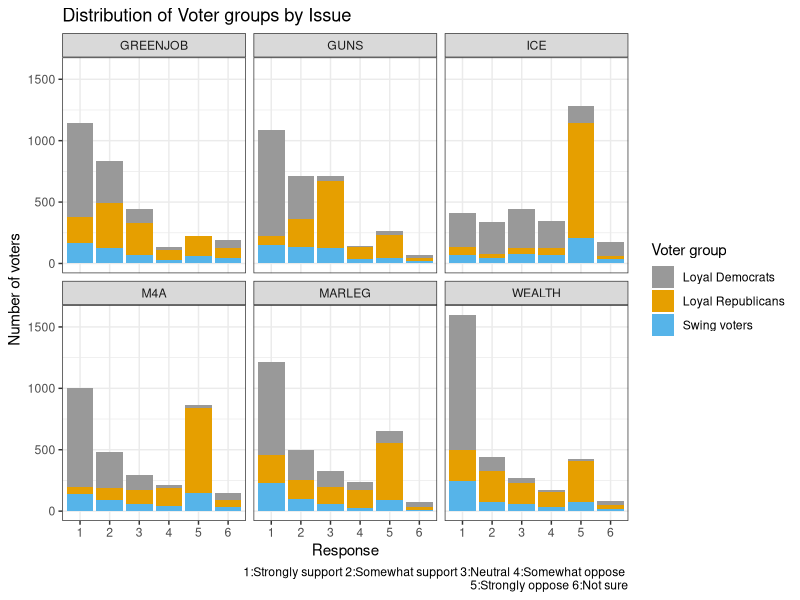
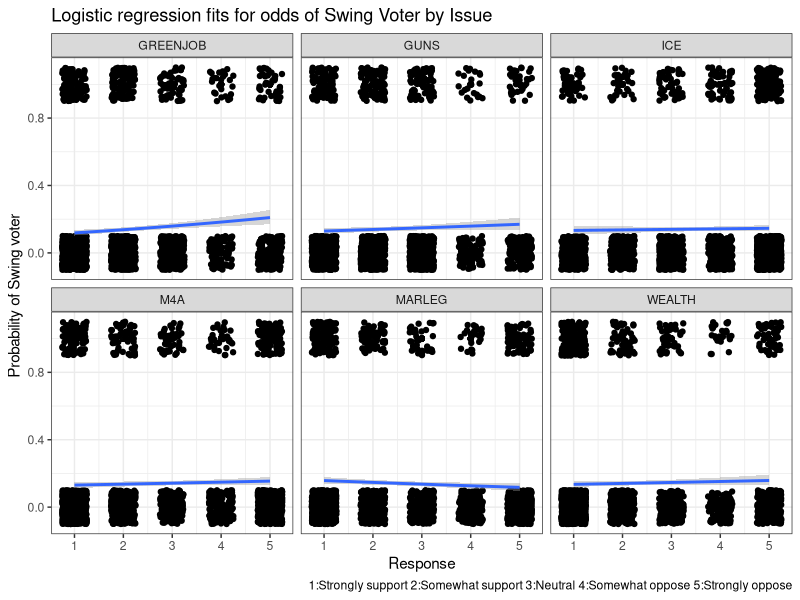
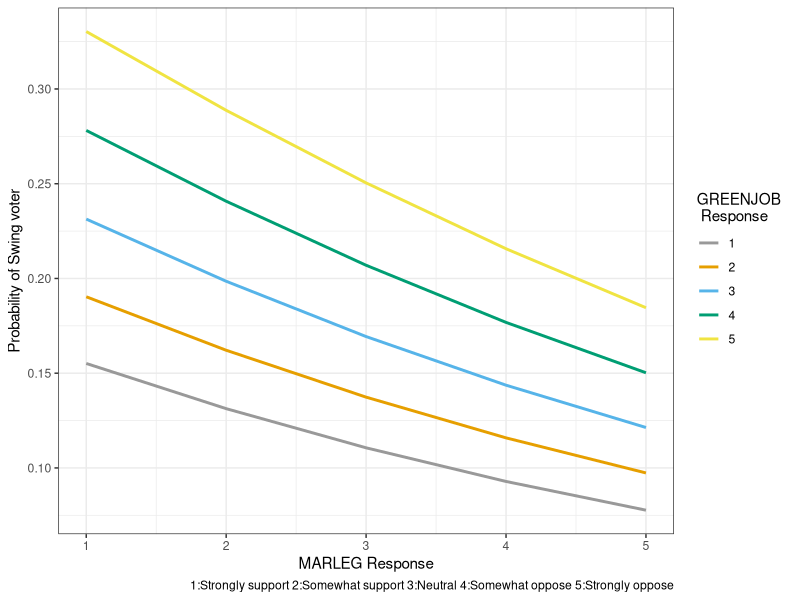
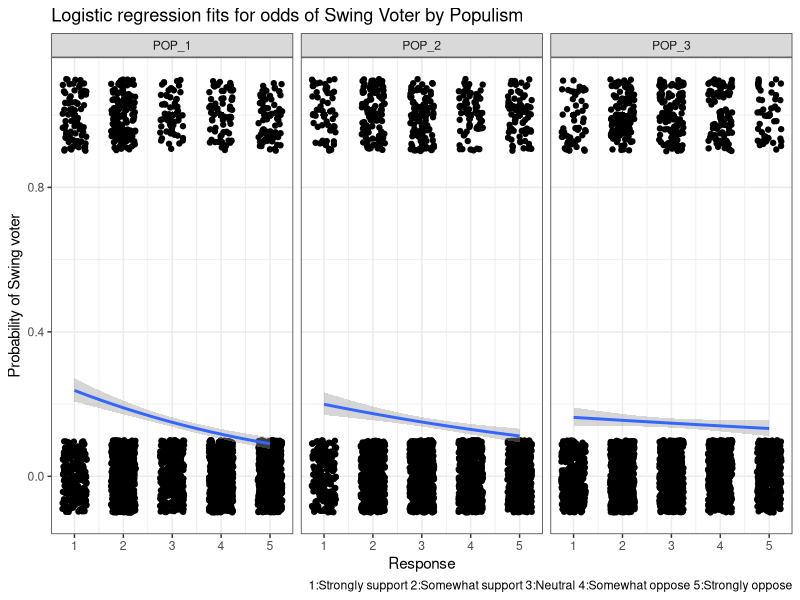
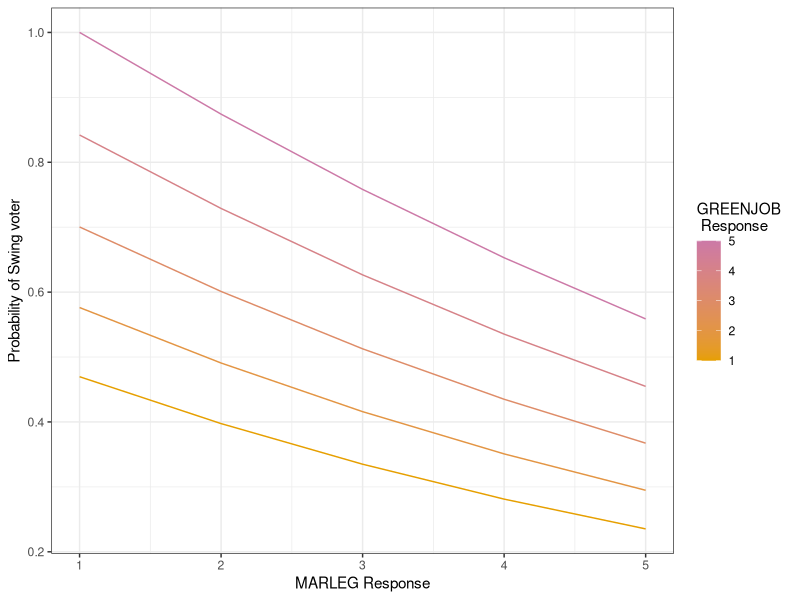
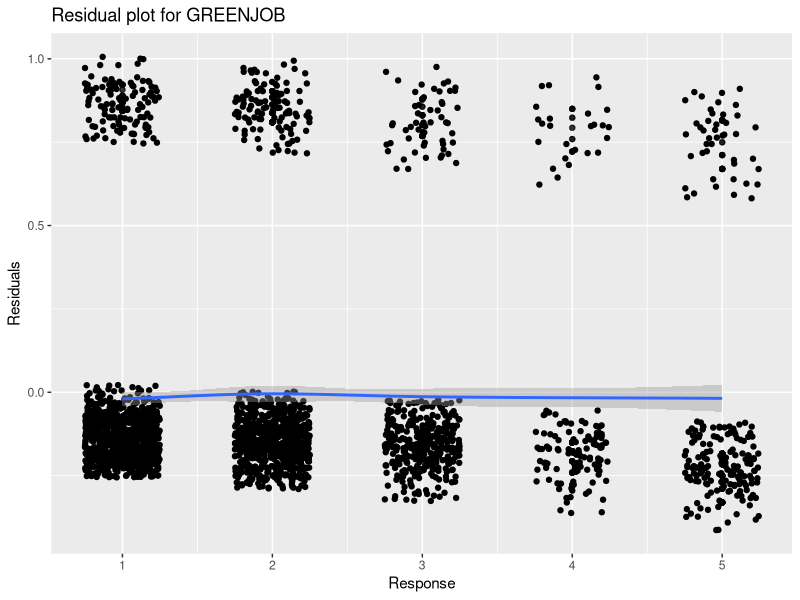
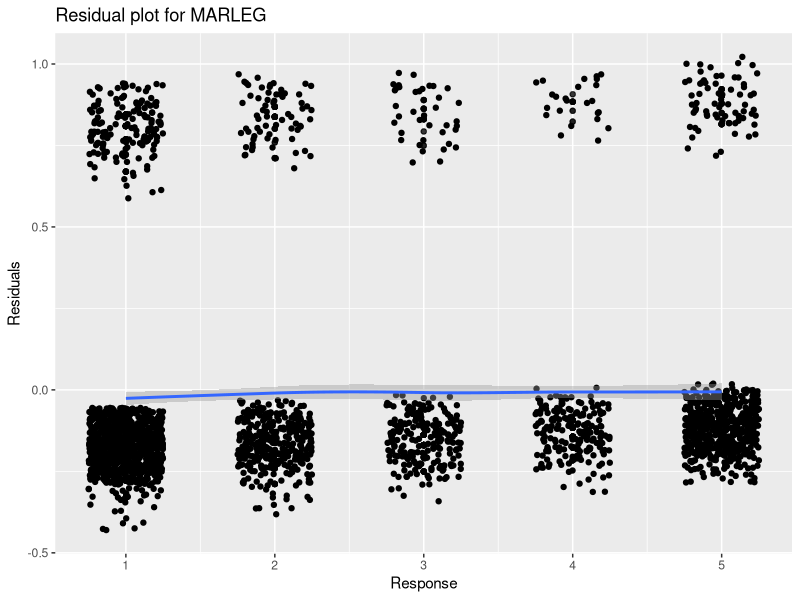

Recreate these plots in R, in order.
## ---- chunk 1
knitr::opts_chunk$set(echo = FALSE, tidy = TRUE, warning = FALSE, message = FALSE)
## ---- chunk 2
library(tidyverse)
library(broom)
library(arm)
cb_palette = c("#999999", "#E69F00", "#56B4E9", "#009E73", "#F0E442", "#0072B2", "#D55E00", "#CC79A7")
## ---- chunk 3
WTHH_full = read_csv("DFP_WTHH_release.csv")
WTHH = WTHH_full[c("presvote16post", "house3", "weight_DFP", "M4A", "GREENJOB", "WEALTH", "MARLEG", "ICE", "GUNS", "POP_1", "POP_2", "POP_3")]
## ---- chunk 4
WTHH$grp <- ifelse(WTHH$presvote16post==1 & WTHH$house3==1, "Loyal Democrats", ifelse(WTHH$presvote16post==2 & WTHH$house3==2, "Loyal Republicans", ifelse(!(WTHH$presvote16post %in% c(7,NA)), "Swing voters", NA)))
WTHH$swing_bhv <- ifelse(WTHH$grp=="Swing voters", ifelse(WTHH$house3==1, "Switch to D", ifelse(WTHH$house3==2, "Switch to R", "Others")), NA)

# cols <- c("presvote16post", "house3", "M4A", "GREENJOB", "WEALTH", "MARLEG", "ICE", "GUNS", "POP_1", "POP_2", "POP_3", "grp", "swing_bhv")
# WTHH[cols] <- lapply(WTHH[cols], factor)
## ---- chunk 5
WTHH.long = gather(WTHH, key="issue", value="response",
                   c("M4A", "GREENJOB", "WEALTH", "MARLEG", "ICE", "GUNS"))
cols <- c("issue", "response")
WTHH.long[cols] <- lapply(WTHH.long[cols], factor)
WTHH.long <- WTHH.long[c("issue", "response", "grp", "weight_DFP")]
WTHH.long <- WTHH.long[!is.na(WTHH.long$response) & !is.na(WTHH.long$grp),]
## ---- chunk 6
ggplot(WTHH.long, aes(x=response)) + stat_count(aes(fill=grp, weight=weight_DFP)) +
  facet_wrap(~issue) + scale_fill_manual(values=cb_palette) +
  labs(fill="Voter group", caption="1:Strongly support 2:Somewhat support 3:Neutral 4:Somewhat oppose \n5:Strongly oppose 6:Not sure") +
  ggtitle("Distribution of Voter groups by Issue") +
  xlab("Response") + ylab("Number of voters") +
  theme_bw()
## ---- chunk 7
WTHH$swing_voter = ifelse(WTHH$grp=="Swing voters", 1, ifelse(is.na(WTHH$grp), NA, 0))
WTHH.issue = WTHH[c("GREENJOB", "GUNS", "ICE", "M4A", "MARLEG", "WEALTH", "weight_DFP", "swing_voter")]
## ---- chunk 8
WTHH.issue <- WTHH.issue[rowSums(WTHH.issue[,c(1,2,3,4,5,6)] == 6) == 0,]
WTHH.issue <- WTHH.issue[complete.cases(WTHH.issue),]
## ---- chunk 9
WTHH.issue.long = gather(WTHH.issue, key="issue", value="response",
                   c("M4A", "GREENJOB", "WEALTH", "MARLEG", "ICE", "GUNS"))
ggplot(WTHH.issue.long, aes(x=response, y=swing_voter)) + geom_point(alpha=0.4) +
  geom_jitter(height=0.1, width=0.25) +
  geom_smooth(method = "glm", method.args = list(family = "binomial")) +
  facet_wrap(~issue) +
  labs(caption="1:Strongly support 2:Somewhat support 3:Neutral 4:Somewhat oppose 5:Strongly oppose") +
  ggtitle("Logistic regression fits for odds of Swing Voter by Issue") +
  xlab("Response") + ylab("Probability of Swing voter") +
  theme_bw()
## ---- chunk 10
WTHH.issue.logit1 <- glm(swing_voter ~ GREENJOB + GUNS + ICE + M4A + MARLEG + WEALTH, weights=weight_DFP, family="quasibinomial", data=WTHH.issue)
display(WTHH.issue.logit1)
## ---- chunk 11
WTHH.issue.logit <- glm(swing_voter ~ GREENJOB + MARLEG, weights=weight_DFP, family="quasibinomial", data=WTHH.issue)
display(WTHH.issue.logit)
## ---- chunk 12
issue.predict.grid = expand.grid(MARLEG = seq(1, 5, 1), GREENJOB = seq(1, 5, 1))
issue.pred = predict(WTHH.issue.logit, type = "response", newdata = issue.predict.grid)
issue.pred.df = data.frame(issue.predict.grid, swing.prob = as.vector(issue.pred))
ggplot(issue.pred.df, aes(x = MARLEG, y = swing.prob, group = factor(GREENJOB), color = factor(GREENJOB))) +
  geom_line(size=1) + xlab("MARLEG Response") + ylab("Probability of Swing voter") +
  labs(color = "GREENJOB \n Response", caption="1:Strongly support 2:Somewhat support 3:Neutral 4:Somewhat oppose 5:Strongly oppose") +
  theme_bw() + scale_color_manual(values = cb_palette)
## ---- chunk 13
WTHH.pop = WTHH[c("POP_1", "POP_2", "POP_3", "weight_DFP", "swing_voter")]
## ---- chunk 14
WTHH.pop <- WTHH.pop[rowSums(WTHH.pop[,c(1,2,3)] == 6) == 0,]
WTHH.pop <- WTHH.pop[complete.cases(WTHH.pop),]
## ---- chunk 15
WTHH.pop.long = gather(WTHH.pop, key="populism", value="response",
                   c("POP_1", "POP_2", "POP_3"))
ggplot(WTHH.pop.long, aes(x=response, y=swing_voter)) + geom_point(alpha=0.4) +
  geom_jitter(height=0.1, width=0.25) +
  geom_smooth(method = "glm", method.args = list(family = "binomial")) +
  facet_wrap(~populism) +
  labs(caption="1:Strongly support 2:Somewhat support 3:Neutral 4:Somewhat oppose 5:Strongly oppose") +
  ggtitle("Logistic regression fits for odds of Swing Voter by Populism") +
  xlab("Response") + ylab("Probability of Swing voter") +
  theme_bw()
## ---- chunk 16
WTHH.pop.logit1 <- glm(swing_voter ~ POP_1 + POP_2 + POP_3, weights=weight_DFP, family="quasibinomial", data=WTHH.pop)
display(WTHH.pop.logit1)
## ---- chunk 17
WTHH.pop.logit <- glm(swing_voter ~ POP_1, weights=weight_DFP, family="quasibinomial", data=WTHH.pop)
display(WTHH.pop.logit)
## ---- chunk 18
issue.predict.grid = expand.grid(MARLEG = seq(1, 5, 1), GREENJOB = seq(1, 5, 1))
issue.pred = predict(WTHH.issue.logit, type = "response", newdata = issue.predict.grid)
issue.pred.df = data.frame(issue.predict.grid, swing.prob = as.vector(issue.pred/max(issue.pred)))
ggplot(issue.pred.df, aes(x = MARLEG, y = swing.prob, group = GREENJOB, color = GREENJOB)) + geom_line() + xlab("MARLEG Response") + ylab("Probability of Swing voter") + labs(color = "GREENJOB \n Response") + theme_bw() + scale_color_continuous(low = "#E69F00", high = "#CC79A7")
## ---- chunk 19
WTHH.issue.logit3 <- glm(swing_voter ~ GREENJOB * GUNS * ICE * M4A * MARLEG * WEALTH, weights=weight_DFP, family="quasibinomial", data=WTHH.issue)
display(WTHH.issue.logit3)
## ---- chunk 20
WTHH.issue.logit.df <- WTHH.issue
WTHH.issue.logit.df$.fitted <- fitted.values(WTHH.issue.logit)
WTHH.issue.logit.df$.resid <- residuals(WTHH.issue.logit, type="response")
WTHH.issue.logit.df$.pred <- 1 * (WTHH.issue.logit.df$.fitted > 0.165)
Correct <- (WTHH.issue.logit.df$swing_voter == WTHH.issue.logit.df$.pred)
1 - (sum(Correct) / nrow(WTHH.issue.logit.df))
## ---- chunk 21
ggplot(WTHH.issue.logit.df, aes(x=GREENJOB, y=.resid)) + geom_point(alpha=0.4) +
  geom_jitter(height=0.1, width=0.25) + geom_smooth(method = "loess", method.args = list(degree = 1)) +
  xlab("Response") + ylab("Residuals") + ggtitle("Residual plot for GREENJOB")
ggplot(WTHH.issue.logit.df, aes(x=MARLEG, y=.resid)) + geom_point(alpha=0.4) +
  geom_jitter(height=0.1, width=0.25) + geom_smooth(method = "loess", method.args = list(degree = 1)) +
  xlab("Response") + ylab("Residuals") + ggtitle("Residual plot for MARLEG")
